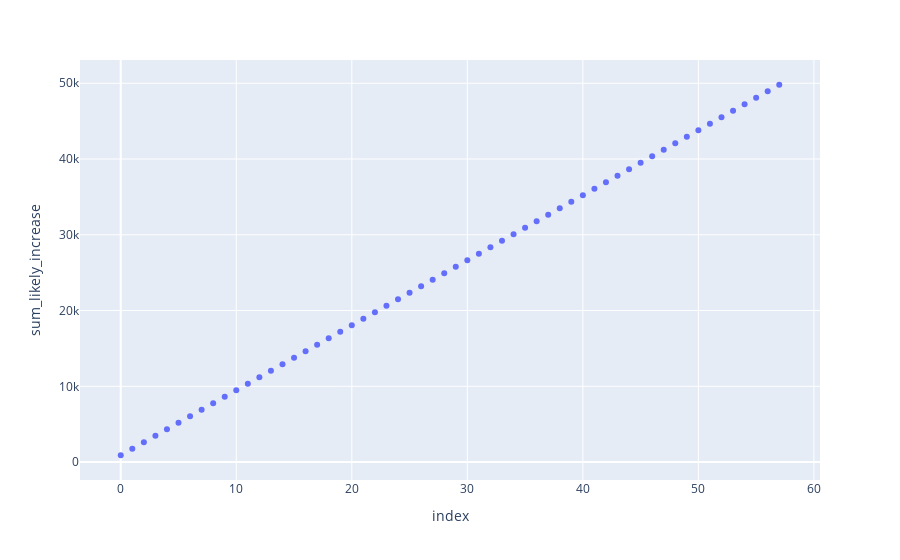

Notebook cell for this chart:
### Code cell
sums = pd.DataFrame(sums, columns=['sum_likely_increase'])
px.scatter(sums,
           x=sums.index,
           y='sum_likely_increase')

### Figure 1 — Plotly figure (JSON) as saved in the notebook; plotly's stock layout.template omitted (floating-point values rounded to 4 significant figures)
{"data": [{"hovertemplate": "index=%{x}<br>sum_likely_increase=%{y}<extra></extra>", "legendgroup": "", "marker": {"color": "#636efa", "symbol": "circle"}, "mode": "markers", "name": "", "showlegend": false, "type": "scatter", "x": [0, 1, 2, 3, 4, 5, 6, 7, 8, 9, 10, 11, 12, 13, 14, 15, 16, 17, 18, 19, 20, 21, 22, 23, 24, 25, 26, 27, 28, 29, 30, 31, 32, 33, 34, 35, 36, 37, 38, 39, 40, 41, 42, 43, 44, 45, 46, 47, 48, 49, 50, 51, 52, 53, 54, 55, 56, 57], "xaxis": "x", "y": [899.7, 1758.0, 2616.0, 3474.0, 4332.0, 5190.0, 6048.0, 6906.0, 7764.0, 8622.0, 9480.0, 10340.0, 11200.0, 12050.0, 12910.0, 13770.0, 14630.0, 15490.0, 16340.0, 17200.0, 18060.0, 18920.0, 19780.0, 20630.0, 21490.0, 22350.0, 23210.0, 24070.0, 24920.0, 25780.0, 26640.0, 27500.0, 28360.0, 29210.0, 30070.0, 30930.0, 31790.0, 32650.0, 33500.0, 34360.0, 35220.0, 36080.0, 36940.0, 37790.0, 38650.0, 39510.0, 40370.0, 41230.0, 42080.0, 42940.0, 43800.0, 44660.0, 45520.0, 46370.0, 47230.0, 48090.0, 48950.0, 49810.0], "yaxis": "y"}], "layout": {"legend": {"tracegroupgap": 0}, "margin": {"t": 60}, "xaxis": {"anchor": "y", "domain": [0, 1], "title": {"text": "index"}}, "yaxis": {"anchor": "x", "domain": [0, 1], "title": {"text": "sum_likely_increase"}}}}
